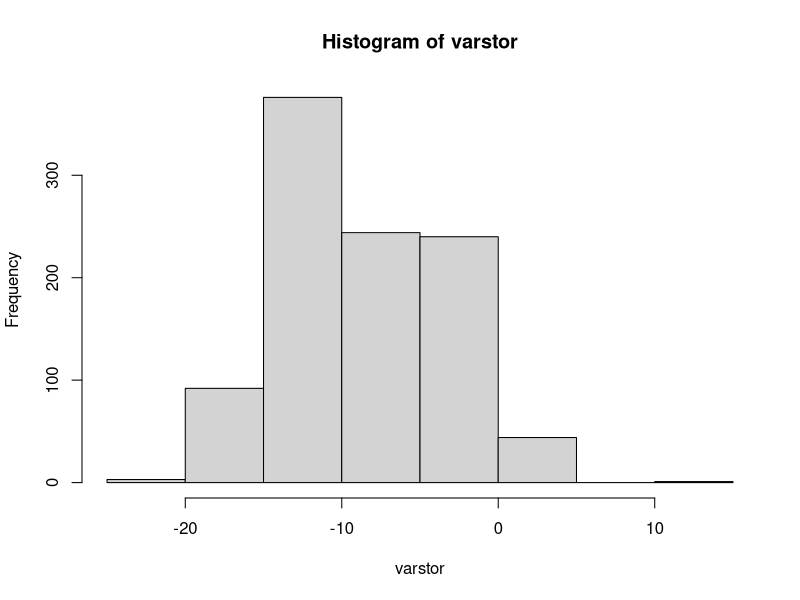

The R source for this figure:
## ---- chunk 1
knitr::opts_chunk$set(echo = TRUE)
## ---- chunk 2
require(tidyverse)

## ---- chunk 3
days=1:365
count=11
repeatn=1000
varstor=numeric()
for (j in 1:repeatn){
brownlow = 0
for (i in 1:count) {
  sam=sample(days,size=20,replace = T)
  y=duplicated(sam)
  if (sum(y)>0) brownlow=brownlow+1
  else brownlow = brownlow - 2
}
varstor[j]=brownlow
}
hist(varstor)
var(varstor)
print(mean(varstor))

## ---- chunk 4
vSorted = sort(varstor)
print(vSorted[25])
print(vSorted[975])
